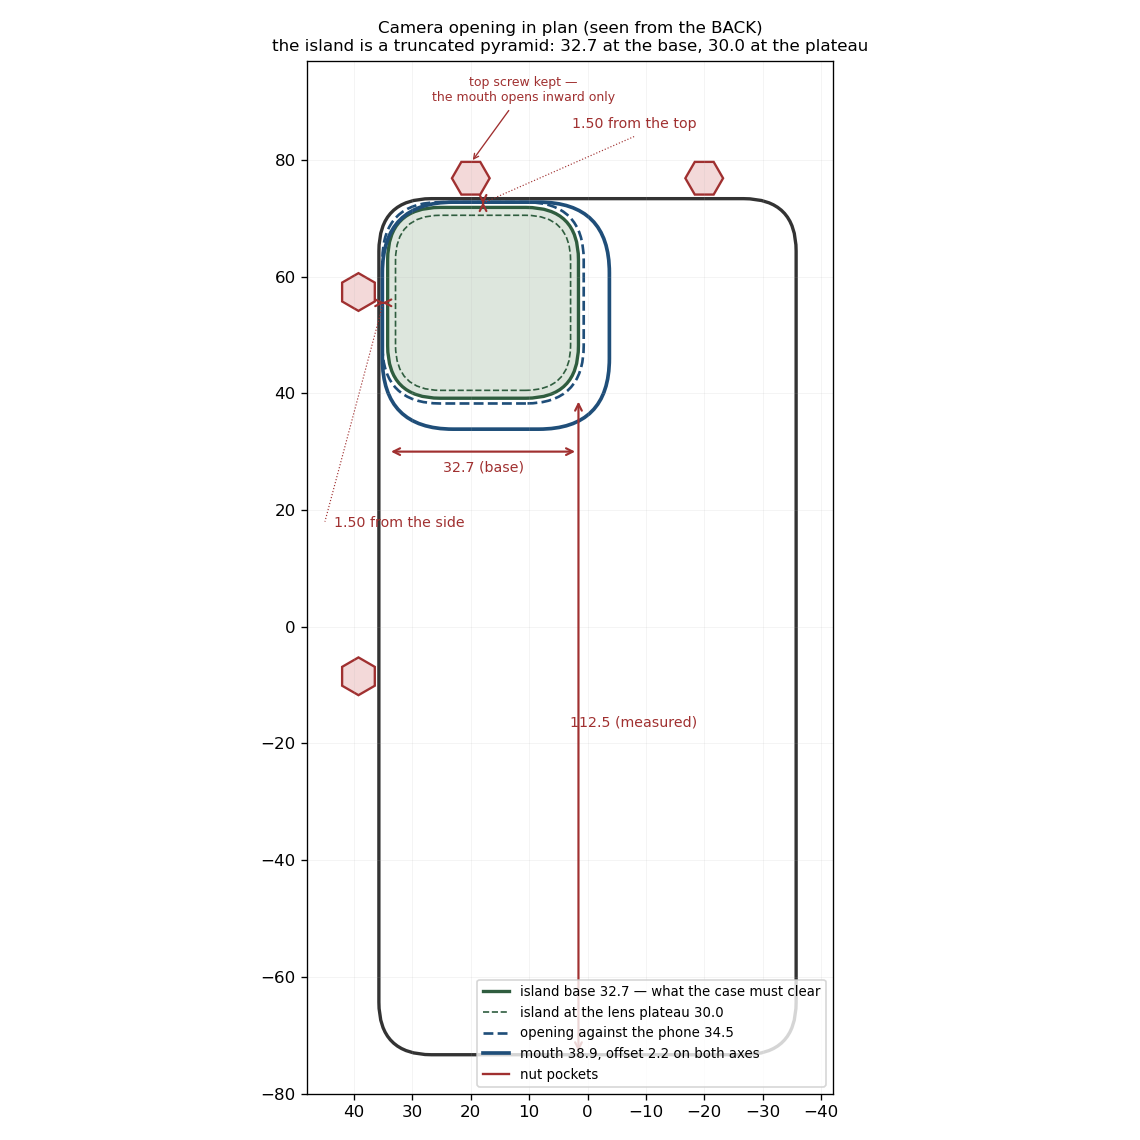

Python code for this plot:
"""Plan view of the camera opening, seen from the BACK of the case.

Draws the four squares that matter and the three nut pockets nearest to them, to
show why the opening flares inward only. Dimensions are parsed out of
case_iphone13.py so this drawing cannot drift away from the model.

    python3 camera_plan.py     ->  camera_plan.png
"""
import re
import numpy as np
import matplotlib
matplotlib.use("Agg")
import matplotlib.pyplot as plt
from matplotlib.patches import FancyBboxPatch, Polygon

SRC = open("case_iphone13.py", encoding="utf-8").read()


def p(name):
    """Read a float parameter from the generator."""
    m = re.search(r"^%s\s*=\s*(-?[\d.]+)" % name, SRC, re.M)
    if not m:
        raise SystemExit("parameter %s not found in case_iphone13.py" % name)
    return float(m.group(1))


PL, PW, PR = p("PL"), p("PW"), p("PR")
BASE, ISL_R = p("CAM_ISL"), p("CAM_ISL_R")
CLR, FLARE = p("CAM_CLR"), p("CAM_FLARE")
FT, FS = p("CAM_FROM_TOP"), p("CAM_FROM_SIDE")
NUT_AF = p("NUT_AF")
PLATEAU = 30.0          # lens plateau: measured, not used by the model

# Island centre, from the two measured edge insets.
cx = PW / 2 - FS - BASE / 2
cy = PL / 2 - FT - BASE / 2
SLOT = BASE + 2 * CLR                 # opening against the phone
MOUTH = SLOT + 2 * FLARE              # opening at the outer face
mx, my = cx - FLARE, cy - FLARE       # mouth centre: offset inward on both axes

# Nut pockets, as reported by the generator (corner, mid-side, both top screws).
NUTS = [(39.25, 57.35, 30), (39.25, -8.5, 30), (-20.0, 76.85, 0), (20.0, 76.85, 0)]

GREEN, BLUE, RED = "#2f5d3f", "#1f4e79", "#a03030"


def rrect(w, h, r, x, y, **kw):
    ax.add_patch(FancyBboxPatch((x - w / 2 + r, y - h / 2 + r), w - 2 * r, h - 2 * r,
                                boxstyle="round,pad=%.3f" % r, **kw))


def dim(x0, y0, x1, y1, txt, off=(0, 0), lead=None, ha="center"):
    """Double arrow between two points, with the label offset from its midpoint.

    `lead` puts the label at an absolute position instead and draws a thin
    leader to the arrow — needed for the two 1.5 mm insets, which are far too
    small to letter in place.
    """
    ax.annotate("", xy=(x1, y1), xytext=(x0, y0),
                arrowprops=dict(arrowstyle="<->", color=RED, lw=1.3))
    mid = ((x0 + x1) / 2, (y0 + y1) / 2)
    if lead is None:
        ax.text(mid[0] + off[0], mid[1] + off[1], txt, fontsize=8.5, color=RED, ha=ha)
    else:
        ax.plot([mid[0], lead[0]], [mid[1], lead[1]], color=RED, lw=.7, ls=":")
        ax.text(lead[0] + off[0], lead[1] + off[1], txt, fontsize=8.5, color=RED, ha=ha)


fig, ax = plt.subplots(figsize=(9.5, 9.5), facecolor="white")

rrect(PW, PL, PR, 0, 0, fc="none", ec="#333", lw=2)
rrect(BASE, BASE, ISL_R, cx, cy, fc="#dde6dd", ec=GREEN, lw=2)
rrect(PLATEAU, PLATEAU, ISL_R - 1.3, cx, cy, fc="none", ec=GREEN, lw=1, ls="--")
rrect(SLOT, SLOT, ISL_R + CLR, cx, cy, fc="none", ec=BLUE, lw=1.6, ls="--")
rrect(MOUTH, MOUTH, ISL_R + CLR + FLARE, mx, my, fc="none", ec=BLUE, lw=2.2)

R = NUT_AF / np.sqrt(3)
for x, y, rot in NUTS:
    a = np.radians(np.arange(rot, rot + 360, 60))
    ax.add_patch(Polygon(np.c_[x + R * np.cos(a), y + R * np.sin(a)],
                         fc="#f3d9d9", ec=RED, lw=1.4))

ax.annotate("top screw kept —\nthe mouth opens inward only",
            xy=(20.0, 79.5), xytext=(11.0, 90.0), ha="center",
            fontsize=7.5, color=RED,
            arrowprops=dict(arrowstyle="->", color=RED, lw=.8))

#  The two insets are 1.5 mm at a scale where the phone is 147 mm: label them
#  outside the outline, on a leader.
dim(cx, PL / 2, cx, cy + BASE / 2, "%.2f from the top" % FT,
    off=(0, 1.4), lead=(-8.0, 84.0))
dim(PW / 2, cy, cx + BASE / 2, cy, "%.2f from the side" % FS,
    off=(-1.5, -1.0), lead=(45.0, 18.0), ha="left")
dim(cx - BASE / 2, -PL / 2, cx - BASE / 2, cy - BASE / 2, "112.5 (measured)", (-9.5, 0))
dim(cx - BASE / 2, 30.0, cx + BASE / 2, 30.0, "%.1f (base)" % BASE, (0, -3.4))

for kw, lbl in (
    (dict(color=GREEN, lw=2), "island base %.1f — what the case must clear" % BASE),
    (dict(color=GREEN, lw=1, ls="--"), "island at the lens plateau %.1f" % PLATEAU),
    (dict(color=BLUE, lw=1.6, ls="--"), "opening against the phone %.1f" % SLOT),
    (dict(color=BLUE, lw=2.2), "mouth %.1f, offset %.1f on both axes" % (MOUTH, FLARE)),
    (dict(color=RED, lw=1.4), "nut pockets"),
):
    ax.plot([], [], label=lbl, **kw)
ax.legend(fontsize=8, loc="lower right")

# +X is the camera side; seen from the back it falls on the left.
ax.set_xlim(48, -42)
ax.set_ylim(-80, 97)
ax.set_aspect("equal")
ax.grid(alpha=.2, lw=.4)
ax.set_title("Camera opening in plan (seen from the BACK)\n"
             "the island is a truncated pyramid: %.1f at the base, %.1f at the plateau"
             % (BASE, PLATEAU), fontsize=10)
plt.tight_layout()
plt.savefig("camera_plan.png", dpi=120, facecolor="white")
print("camera_plan.png")
